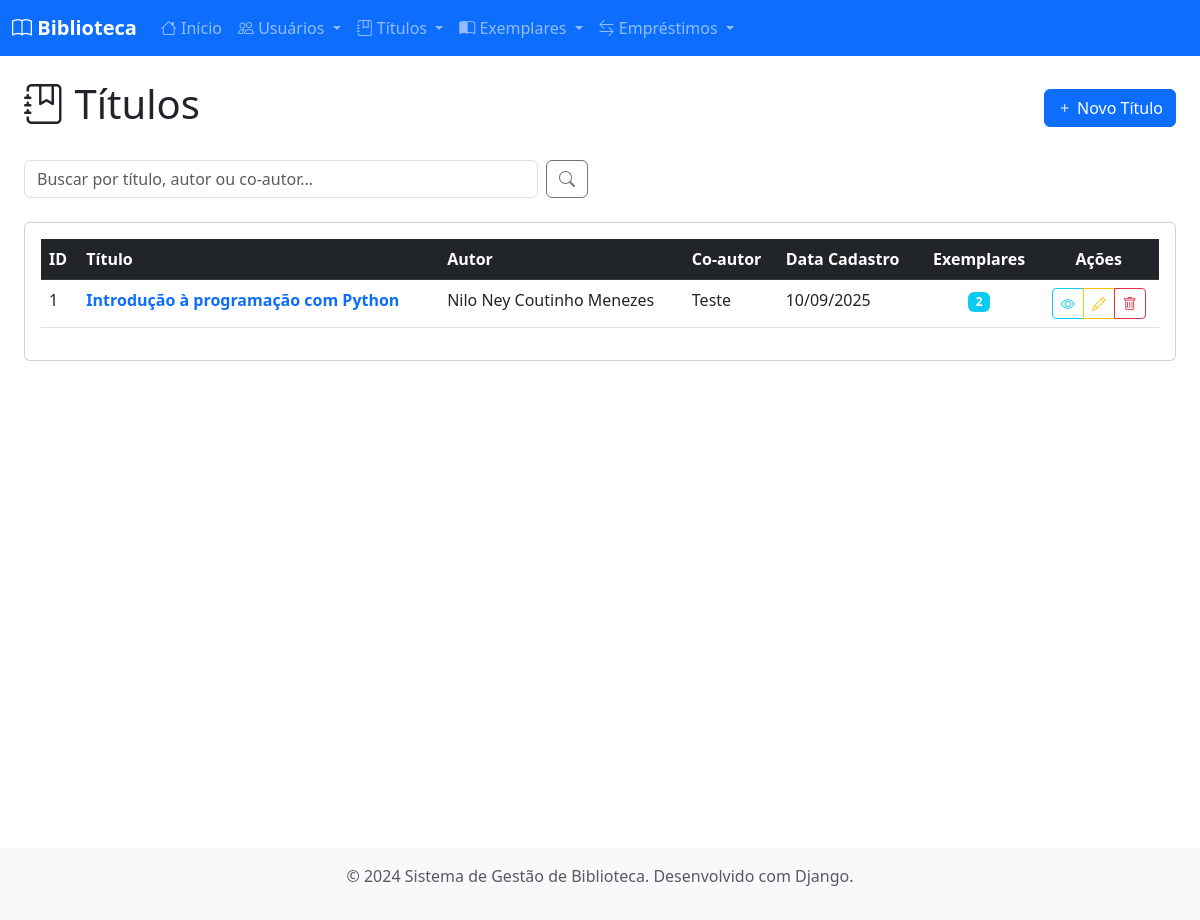
The app's page /titulos/ with its own data.
### biblioteca/models.py (models this page shows, shortened)
class Titulo(models.Model):
    id_titulo = models.AutoField(primary_key=True)
    nome = models.CharField(max_length=300)
    autor = models.CharField(max_length=200)
    co_autor = models.CharField(max_length=200, blank=True, null=True)
    data_cadastro = models.DateTimeField(default=timezone.now)
    class Meta:
        verbose_name = "Título"
        verbose_name_plural = "Títulos"

### biblioteca/views.py (the view)
# urls.py: path('titulos/', views.titulo_list, name='titulo_list'),
def titulo_list(request):
    search = request.GET.get('search', '')
    titulos = Titulo.objects.all()
    if search:
        titulos = titulos.filter(
            Q(nome__icontains=search) |
            Q(autor__icontains=search) |
            Q(co_autor__icontains=search)
        )
    return render(request, 'biblioteca/titulo_list.html', {
        'titulos': titulos,
        'search': search
    })

### biblioteca/templates/biblioteca/titulo_list.html (shortened to what this page needs)
{% extends 'biblioteca/base.html' %}
{% block content %}
<div class="container-fluid">
    <div class="row">
        <div class="col-12">
            <div class="d-flex justify-content-between align-items-center mb-4">
                <h1>
                    <i class="bi bi-journal-bookmark"></i> Títulos
                </h1>
                <a href="{% url 'titulo_create' %}" class="btn btn-primary">
                    <i class="bi bi-plus"></i> Novo Título
                </a>
            </div>
        </div>
    </div>
    <div class="row mb-4">
        <div class="col-md-6">
            <form method="get" class="d-flex">
                <input type="text" name="search" class="form-control me-2"
                       placeholder="Buscar por título, autor ou co-autor..."
                       value="{{ search }}">
                <button type="submit" class="btn btn-outline-secondary">
                    <i class="bi bi-search"></i>
                </button>
            </form>
        </div>
    </div>
    <div class="row">
        <div class="col-12">
            {% if titulos %}
                <div class="card">
                    <div class="card-body">
                        <div class="table-responsive">
                            <table class="table table-hover">
                                <thead class="table-dark">
                                    <tr>
                                        <th>ID</th>
                                        <th>Título</th>
                                        <th>Autor</th>
                                        <th>Co-autor</th>
                                        <th>Data Cadastro</th>
                                        <th class="text-center">Exemplares</th>
                                        <th class="text-center">Ações</th>
                                    </tr>
                                </thead>
                                <tbody>
                                    {% for titulo in titulos %}
                                    <tr>
                                        <td>{{ titulo.id_titulo }}</td>
                                        <td>
                                            <a href="{% url 'titulo_detail' titulo.id_titulo %}"
                                               class="text-decoration-none fw-bold">
                                                {{ titulo.nome }}
                                            </a>
                                        </td>
                                        <td>{{ titulo.autor }}</td>
                                        <td>
                                            {% if titulo.co_autor %}
                                                {{ titulo.co_autor }}
                                            {% else %}
                                                <span class="text-muted">-</span>
                                            {% endif %}
                                        </td>
                                        <td>{{ titulo.data_cadastro|date:"d/m/Y" }}</td>
                                        <td class="text-center">
                                            <span class="badge bg-info">{{ titulo.exemplares.count }}</span>
                                        </td>
                                        <td class="text-center table-actions">
                                            <div class="btn-group" role="group">
                                                <a href="{% url 'titulo_detail' titulo.id_titulo %}"
                                                   class="btn btn-sm btn-outline-info" title="Ver detalhes">
                                                    <i class="bi bi-eye"></i>
                                                </a>
                                                <a href="{% url 'titulo_edit' titulo.id_titulo %}"
                                                   class="btn btn-sm btn-outline-warning" title="Editar">
                                                    <i class="bi bi-pencil"></i>
                                                </a>
                                                <a href="{% url 'titulo_delete' titulo.id_titulo %}"
                                                   class="btn btn-sm btn-outline-danger" title="Excluir">
                                                    <i class="bi bi-trash"></i>
                                                </a>
                                            </div>
                                        </td>
                                    </tr>
                                    {% endfor %}
                                </tbody>
                            </table>
                        </div>
                    </div>
                </div>
            {% endif %}
        </div>
    </div>
</div>
{% endblock %}

### biblioteca/templates/biblioteca/base.html (style rules this page uses)
.table-actions { white-space: nowrap; }

### records on screen
Titulo: id_titulo "1", nome "Introdução à programação com Python", autor "Nilo Ney Coutinho Menezes", co_autor "Teste", data_cadastro "10/09/2025", exemplares.count "2"
